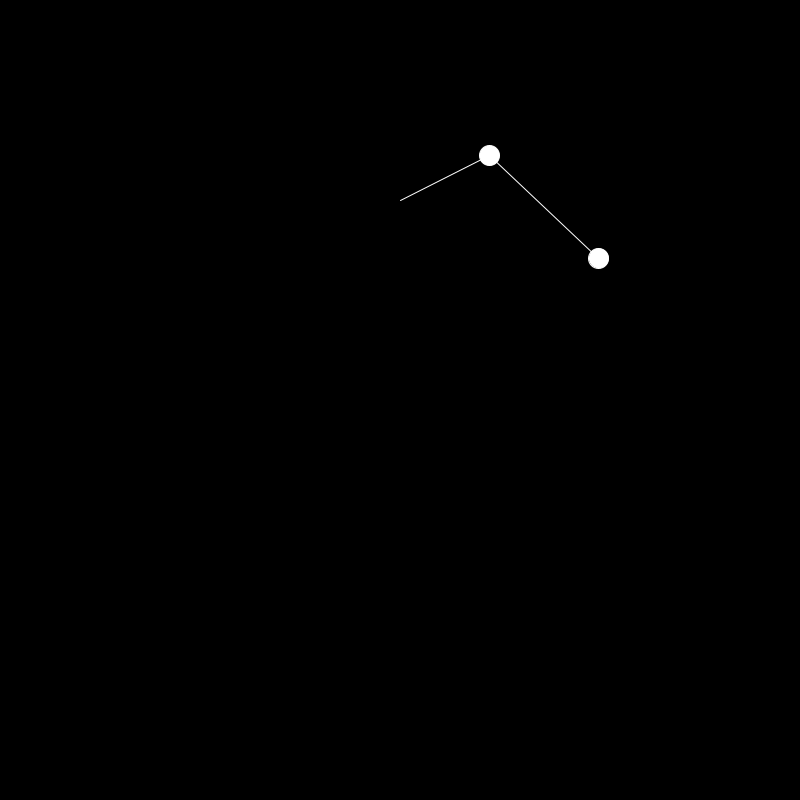
Frame 1 (no input)
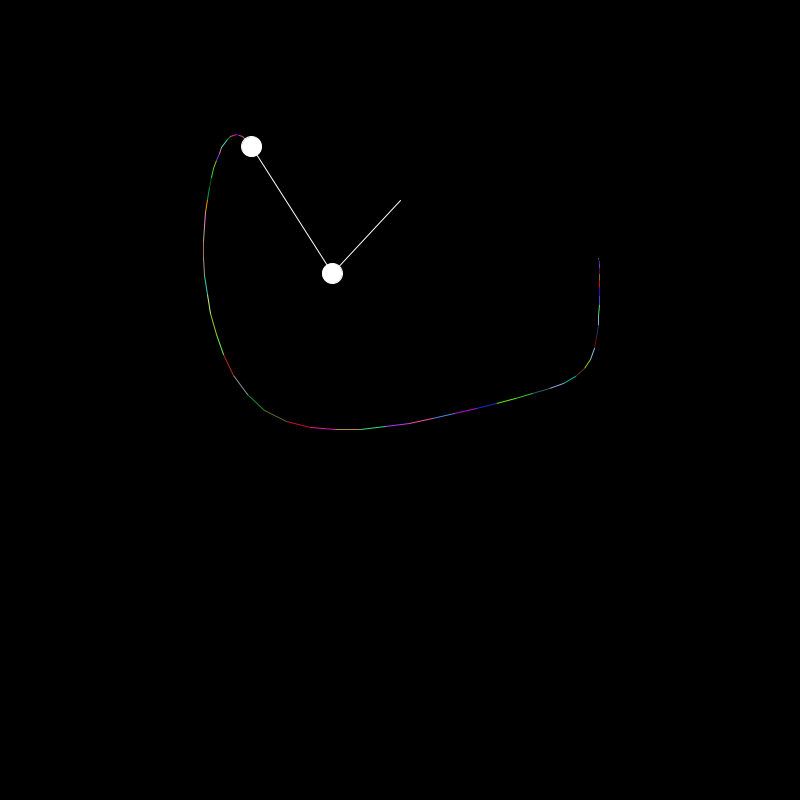
Frame 60 (the mouse pressed at the canvas centre just before this capture)
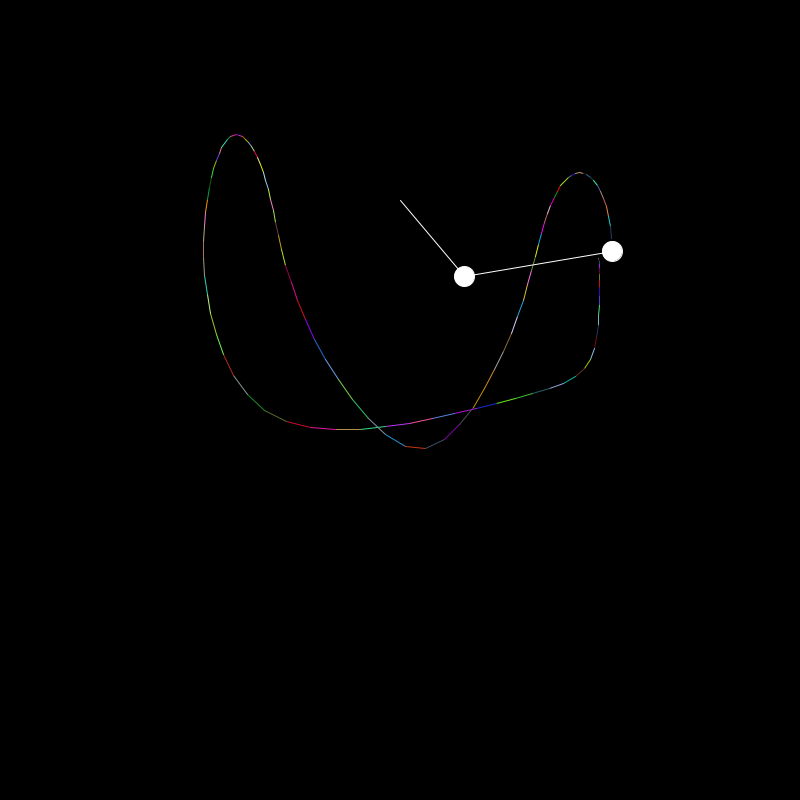
Frame 120 (the mouse held since frame 60 and released just before this capture)

The Processing sketch that drew these frames (run headless with seeded random() and noise(); from frame 60 on, the mouse is pressed at the canvas centre):

// Processing sketch: Double_Pendulum
// ── Double_Pendulum.pde
// For Bob-1
float theta_1 = random(0, PI);
float mass_1 = 20;
float r_1 = 10;
float l_1 = 100;
float x_1, y_1;
float ang_v1 = 0;
float ang_a1;

// For Bob-2
float theta_2 = random(0, PI);
float mass_2 = 20;
float r_2 = 10;
float l_2 = 150;
float x_2, y_2;
float ang_v2 = 0;
float ang_a2;

// Previous Bob-2 Position
float p_x2 = -1;
float p_y2 = -1;

// Gravity
float g = 1;

PGraphics canvas;

void setup() {
  size(800, 800);
  
  canvas = createGraphics(width, height);
  canvas.beginDraw();
  canvas.background(0);
  canvas.endDraw();
}

void draw() {
  image(canvas, 0, 0);
  
  translate(width/2, 200);
  
  calcAngles();
  
  x_1 = l_1 * sin(theta_1);
  y_1 = l_1 * cos(theta_1);
  
  x_2 = x_1 + l_2 * sin(theta_2);
  y_2 = y_1 + l_2 * cos(theta_2);
  
  stroke(255);
  line(0, 0, x_1, y_1);
  fill(255);
  circle(x_1, y_1, r_1 * 2);

  stroke(255);
  line(x_1, y_1, x_2, y_2);
  fill(255);
  circle(x_2, y_2, r_2 * 2);
  
  canvas.beginDraw();
  canvas.translate(width/2, 200);
  canvas.stroke(random(255), random(255), random(255));
  if(p_x2 != -1 && p_y2 != -1){canvas.line(p_x2, p_y2, x_2, y_2);}
  canvas.endDraw();
  
  ang_v1 += ang_a1;
  ang_v2 += ang_a2;
  
  theta_1 += ang_v1;
  theta_2 += ang_v2;
  
  p_x2 = x_2;
  p_y2 = y_2;
}

void calcAngles(){
  float num1 = -g * (2 * mass_1 + mass_2) * sin(theta_1);
  float num2 = -mass_2 * g * sin(theta_1 - 2 * theta_2);
  float num3 = -2 * sin(theta_1 - theta_2) * mass_2;
  float num4 = ang_v2 * ang_v2 * l_2 + ang_v1 * ang_v1 * l_1 * cos(theta_1 - theta_2);
  float den = l_1 * (2 * mass_1 + mass_2 - mass_2 * cos(2 * theta_1 - 2 * theta_2));
  
  ang_a1 = (num1 + num2 + num3 * num4) / den;
  
  num1 = 2 * sin(theta_1 - theta_2);
  num2 = ang_v1 * ang_v1 * l_1 * (mass_1 + mass_2);
  num3 = g * (mass_1 + mass_2) * cos(theta_1);
  num4 = ang_v2 * ang_v2 * l_2 * mass_2 * cos(theta_1 - theta_2);
  den = l_2 * (2 * mass_1 + mass_2 - mass_2 * cos(2 * theta_1 - 2 * theta_2));
  
  ang_a2 = (num1 * (num2 + num3 + num4)) / den;
}

// ── Slider.pde
class Slider {
  float x, y;
  color sliderColor, slideColor;
  Slider(float x, float y) {
    this.x = x;
    this.y = y;
  }
  Slider(float x, float y, color slideColor, color sliderColor) {
    this.x = x;
    this.y = y;
    this.slideColor = slideColor;
    this.sliderColor = sliderColor;
  }
}
